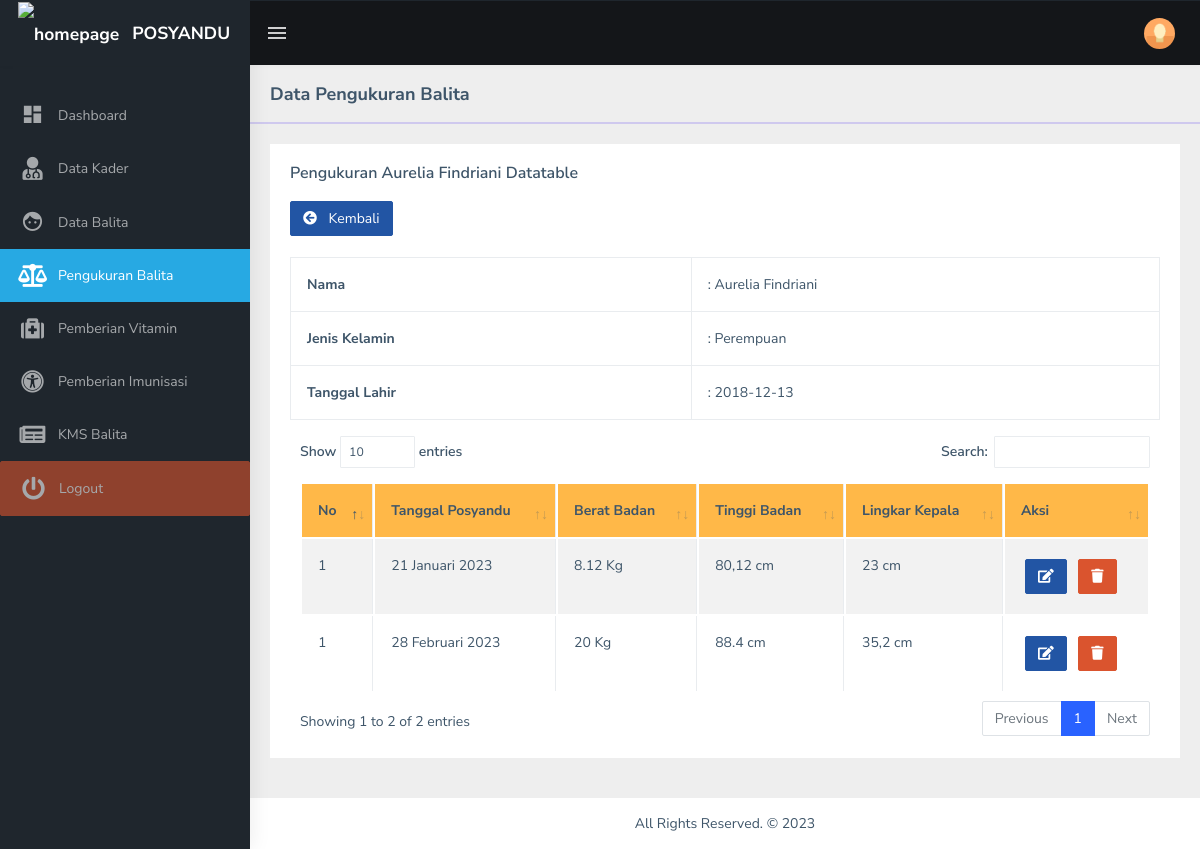
The page /kader/view-data-pengukuran-balita.php?idbalita=4 (signed in) on the database its author committed.
### tables this page shows
CREATE TABLE `balita` (
  `id` int(11) NOT NULL,
  `nama` varchar(250) NOT NULL,
  `jenis_kelamin` varchar(250) NOT NULL,
  `tanggal_lahir` date NOT NULL,
  `alamat` varchar(500) DEFAULT NULL,
  `nama_ayah` varchar(250) NOT NULL,
  `nama_ibu` varchar(250) NOT NULL,
  `created_at` datetime NOT NULL,
  `updated_at` timestamp NOT NULL DEFAULT current_timestamp() ON UPDATE current_timestamp(),
  `deleted_at` datetime DEFAULT NULL
);

CREATE TABLE `data_pengukuran` (
  `id` int(11) NOT NULL,
  `id_balita` int(11) NOT NULL,
  `tanggal` int(11) NOT NULL,
  `bulan` varchar(250) NOT NULL,
  `tahun` int(11) NOT NULL,
  `berat` varchar(250) NOT NULL,
  `tinggi` varchar(250) NOT NULL,
  `kepala` varchar(250) NOT NULL,
  `bulan_ke` int(11) NOT NULL,
  `created_at` datetime NOT NULL,
  `updated_at` timestamp NOT NULL DEFAULT current_timestamp() ON UPDATE current_timestamp()
);

### kader/view-data-pengukuran-balita.php (the view, shortened to what this page needs)
<?php include('template/header.php') ?>
<?php include('template/aside.php') ?>
<div class="page-breadcrumb">
  <div class="row">
    <div class="col-12 d-flex no-block align-items-center">
      <h4 class="page-title">Data Pengukuran Balita</h4>
    </div>
  </div>
</div>
<hr class="border-primary border" style="margin-bottom: 0">
<?php
$getid = $_GET['idbalita'];
$queinfo = mysqli_query($conn, "SELECT * FROM balita WHERE id = ".$getid);
$blt = mysqli_fetch_assoc($queinfo);
?>
<div class="container-fluid">
  <div class="card">
    <div class="card-body">
      <h5 class="card-title">Pengukuran <?= $blt['nama'] ?> Datatable</h5>
      <a class="mt-2 btn btn-info text-white" href="data-pengukuran-balita.php">
        <i class="fas fa-arrow-circle-left me-2"></i> Kembali
      </a><br><br>
      <table class="table table-bordered">
        <tr>
          <th><b>Nama</b></th>
          <td>: <?= $blt['nama'] ?></td>
        </tr>
        <tr>
          <th><b>Jenis Kelamin</b></th>
          <td>: <?= $blt['jenis_kelamin'] ?></td>
        </tr>
        <tr>
          <th><b>Tanggal Lahir</b></th>
          <td>: <?= $blt['tanggal_lahir'] ?></td>
        </tr>
      </table>
      <div class="table-responsive">
        <table id="zero_config" class="table table-striped table-bordered">
          <thead>
            <tr class="bg-warning">
              <th><b>No</b></th>
              <th><b>Tanggal Posyandu</b></th>
              <th><b>Berat Badan</b></th>
              <th><b>Tinggi Badan</b></th>
              <th><b>Lingkar Kepala</b></th>
              <th><b>Aksi</b></th>
            </tr>
          </thead>
          <tbody>
            <?php
              $queryuk = mysqli_query($conn, "SELECT * FROM data_pengukuran WHERE id_balita = ".$getid." ORDER BY created_at DESC ");
              while($parsquery = mysqli_fetch_assoc($queryuk)){
              $no=1;
            ?>
              <tr>
                <td><?= $no++ ?></td>
                <td><?= $parsquery['tanggal'] ?> <?= $parsquery['bulan'] ?> <?= $parsquery['tahun'] ?></td>
                <td><?= $parsquery['berat'] ?> Kg</td>
                <td><?= $parsquery['tinggi'] ?> cm</td>
                <td><?= $parsquery['kepala'] ?> cm</td>
                <td>
                  <button class="btn btn-info m-1" onclick="viewData(<?= $parsquery['id'] ?>)"><i class="fas fa-edit"></i></button>
                  <button class="btn btn-danger m-1" onclick="deleteData(<?= $parsquery['id'] ?>)"><i class="fas fa-trash"></i></button>
                </td>
              </tr>
            <?php } ?>
          </tbody>
        </table>
      </div>
    </div>
  </div>
</div>
<?php include ('template/script.php'); ?>
<?php include('template/footer.php'); ?>

### rows shown on the page
balita: nama "Aurelia Findriani", jenis_kelamin "Perempuan", tanggal_lahir "2018-12-13"
data_pengukuran: tanggal "21", bulan "Januari", tahun "2023", berat "8.12", tinggi "80,12", kepala "23"
data_pengukuran: tanggal "28", bulan "Februari", tahun "2023", berat "20", tinggi "88.4", kepala "35,2"
